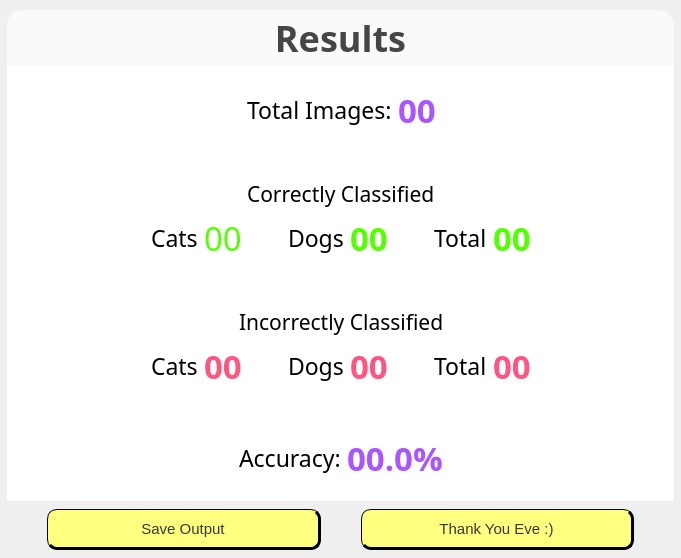
   <widget class="QFrame" name="frame_results">
    <property name="geometry">
     <rect>
      <x>1062</x>
      <y>-3</y>
      <width>681</width>
      <height>558</height>
     </rect>
    </property>
    <property name="minimumSize">
     <size>
      <width>681</width>
      <height>558</height>
     </size>
    </property>
    <property name="maximumSize">
     <size>
      <width>681</width>
      <height>558</height>
     </size>
    </property>
    <property name="styleSheet">
     <string notr="true">QFrame#frame_results{
	background-color: rgb(85, 255, 255);
border-radius: 15px;
border-bottom-right-radius: 0px;
border-top-right-radius: 0px;
}</string>
    </property>
    <layout class="QVBoxLayout" name="verticalLayout_2">
     <property name="spacing">
      <number>0</number>
     </property>
     <property name="leftMargin">
      <number>7</number>
     </property>
     <property name="topMargin">
      <number>10</number>
     </property>
     <property name="rightMargin">
      <number>7</number>
     </property>
     <property name="bottomMargin">
      <number>8</number>
     </property>
     <item>
      <widget class="QLabel" name="label_results">
       <property name="minimumSize">
        <size>
         <width>667</width>
         <height>56</height>
        </size>
       </property>
       <property name="font">
        <font>
         <family>Gill Sans MT Condensed</family>
         <pointsize>27</pointsize>
         <weight>75</weight>
         <bold>true</bold>
        </font>
       </property>
       <property name="styleSheet">
        <string notr="true">border-radius:15px;
border-bottom-left-radius: 0px;
border-bottom-right-radius: 0px;
background-color: rgba(255, 255, 255,0.7);
color: rgb(70, 70, 70);</string>
       </property>
       <property name="text">
        <string>Results</string>
       </property>
       <property name="alignment">
        <set>Qt::AlignCenter</set>
       </property>
      </widget>
     </item>
     <item>
      <widget class="QFrame" name="frame_inside_results">
       <property name="minimumSize">
        <size>
         <width>0</width>
         <height>423</height>
        </size>
       </property>
       <property name="styleSheet">
        <string notr="true">background-color: rgba(255, 255, 255, 1);
border-top-left-radius:0px;
border-top-right-radius:0px;</string>
       </property>
       <property name="frameShape">
        <enum>QFrame::StyledPanel</enum>
       </property>
       <property name="frameShadow">
        <enum>QFrame::Raised</enum>
       </property>
       <layout class="QVBoxLayout" name="verticalLayout_6">
        <property name="topMargin">
         <number>15</number>
        </property>
        <property name="bottomMargin">
         <number>15</number>
        </property>
        <item>
         <spacer name="verticalSpacer_5">
          <property name="orientation">
           <enum>Qt::Vertical</enum>
          </property>
          <property name="sizeHint" stdset="0">
           <size>
            <width>20</width>
            <height>1</height>
           </size>
          </property>
         </spacer>
        </item>
        <item>
         <layout class="QHBoxLayout" name="horizontalLayout_13">
          <item>
           <spacer name="horizontalSpacer_14">
            <property name="orientation">
             <enum>Qt::Horizontal</enum>
            </property>
            <property name="sizeHint" stdset="0">
             <size>
              <width>40</width>
              <height>20</height>
             </size>
            </property>
           </spacer>
          </item>
          <item>
           <layout class="QVBoxLayout" name="verticalLayout_5">
            <item>
             <layout class="QHBoxLayout" name="horizontalLayout_12" stretch="1,0,0,1">
              <item>
               <spacer name="horizontalSpacer_12">
                <property name="orientation">
                 <enum>Qt::Horizontal</enum>
                </property>
                <property name="sizeHint" stdset="0">
                 <size>
                  <width>40</width>
                  <height>20</height>
                 </size>
                </property>
               </spacer>
              </item>
              <item>
               <widget class="QLabel" name="label_total_images">
                <property name="font">
                 <font>
                  <family>HP Simplified</family>
                  <pointsize>17</pointsize>
                 </font>
                </property>
                <property name="text">
                 <string>Total Images:</string>
                </property>
               </widget>
              </item>
              <item>
               <widget class="QLabel" name="label_value_total_images">
                <property name="font">
                 <font>
                  <family>Impact</family>
                  <pointsize>25</pointsize>
                  <weight>75</weight>
                  <bold>true</bold>
                 </font>
                </property>
                <property name="styleSheet">
                 <string notr="true">color: rgb(170, 85, 255);</string>
                </property>
                <property name="text">
                 <string>00</string>
                </property>
               </widget>
              </item>
              <item>
               <spacer name="horizontalSpacer_13">
                <property name="orientation">
                 <enum>Qt::Horizontal</enum>
                </property>
                <property name="sizeHint" stdset="0">
                 <size>
                  <width>40</width>
                  <height>20</height>
                 </size>
                </property>
               </spacer>
              </item>
             </layout>
            </item>
            <item>
             <spacer name="verticalSpacer_3">
              <property name="orientation">
               <enum>Qt::Vertical</enum>
              </property>
              <property name="sizeHint" stdset="0">
               <size>
                <width>20</width>
                <height>40</height>
               </size>
              </property>
             </spacer>
            </item>
            <item>
             <layout class="QVBoxLayout" name="verticalLayout_4">
              <item>
               <layout class="QVBoxLayout" name="verticalLayout_3">
                <item>
                 <layout class="QHBoxLayout" name="horizontalLayout_5" stretch="1,0,1">
                  <item>
                   <spacer name="horizontalSpacer">
                    <property name="orientation">
                     <enum>Qt::Horizontal</enum>
                    </property>
                    <property name="sizeHint" stdset="0">
                     <size>
                      <width>40</width>
                      <height>20</height>
                     </size>
                    </property>
                   </spacer>
                  </item>
                  <item>
                   <widget class="QLabel" name="label_correctly_classified">
                    <property name="font">
                     <font>
                      <family>HP Simplified</family>
                      <pointsize>16</pointsize>
                     </font>
                    </property>
                    <property name="text">
                     <string>Correctly Classified</string>
                    </property>
                   </widget>
                  </item>
                  <item>
                   <spacer name="horizontalSpacer_2">
                    <property name="orientation">
                     <enum>Qt::Horizontal</enum>
                    </property>
                    <property name="sizeHint" stdset="0">
                     <size>
                      <width>40</width>
                      <height>20</height>
                     </size>
                    </property>
                   </spacer>
                  </item>
                 </layout>
                </item>
                <item>
                 <layout class="QHBoxLayout" name="horizontalLayout_4" stretch="0,1,0,1,0">
                  <item>
                   <layout class="QHBoxLayout" name="horizontalLayout">
                    <item>
                     <widget class="QLabel" name="label_cats_correctly_classified">
                      <property name="font">
                       <font>
                        <family>HP Simplified</family>
                        <pointsize>17</pointsize>
                       </font>
                      </property>
                      <property name="text">
                       <string>Cats</string>
                      </property>
                      <property name="alignment">
                       <set>Qt::AlignLeading|Qt::AlignLeft|Qt::AlignVCenter</set>
                      </property>
                     </widget>
                    </item>
                    <item>
                     <widget class="QLabel" name="label_value_correct_cats">
                      <property name="font">
                       <font>
                        <family>Impact</family>
                        <pointsize>25</pointsize>
                        <weight>50</weight>
                        <italic>false</italic>
                        <bold>false</bold>
                       </font>
                      </property>
                      <property name="styleSheet">
                       <string notr="true">font: 25pt &quot;Impact&quot;;
color: rgb(85, 255, 0);</string>
                      </property>
                      <property name="text">
                       <string>00</string>
                      </property>
                      <property name="alignment">
                       <set>Qt::AlignBottom|Qt::AlignLeading|Qt::AlignLeft</set>
                      </property>
                     </widget>
                    </item>
                   </layout>
                  </item>
                  <item>
                   <spacer name="horizontalSpacer_6">
                    <property name="orientation">
                     <enum>Qt::Horizontal</enum>
                    </property>
                    <property name="sizeHint" stdset="0">
                     <size>
                      <width>40</width>
                      <height>20</height>
                     </size>
                    </property>
                   </spacer>
                  </item>
                  <item>
                   <layout class="QHBoxLayout" name="horizontalLayout_2">
                    <item>
                     <widget class="QLabel" name="label_dogs_correctly_classified">
                      <property name="font">
                       <font>
                        <family>HP Simplified</family>
                        <pointsize>17</pointsize>
                       </font>
                      </property>
                      <property name="text">
                       <string>Dogs</string>
                      </property>
                     </widget>
                    </item>
                    <item>
                     <widget class="QLabel" name="label_value_correct_dogs">
                      <property name="font">
                       <font>
                        <family>Impact</family>
                        <pointsize>25</pointsize>
                        <weight>75</weight>
                        <bold>true</bold>
                       </font>
                      </property>
                      <property name="styleSheet">
                       <string notr="true">
color: rgb(85, 255, 0);</string>
                      </property>
                      <property name="text">
                       <string>00</string>
                      </property>
                     </widget>
                    </item>
                   </layout>
                  </item>
                  <item>
                   <spacer name="horizontalSpacer_7">
                    <property name="orientation">
                     <enum>Qt::Horizontal</enum>
                    </property>
                    <property name="sizeHint" stdset="0">
                     <size>
                      <width>40</width>
                      <height>20</height>
                     </size>
                    </property>
                   </spacer>
                  </item>
                  <item>
                   <layout class="QHBoxLayout" name="horizontalLayout_7">
                    <item>
                     <widget class="QLabel" name="label_total_correctly_classified">
                      <property name="font">
                       <font>
                        <family>HP Simplified</family>
                        <pointsize>17</pointsize>
                       </font>
                      </property>
                      <property name="text">
                       <string>Total</string>
                      </property>
                     </widget>
                    </item>
                    <item>
                     <widget class="QLabel" name="label_value_correct_total">
                      <property name="font">
                       <font>
                        <family>Impact</family>
                        <pointsize>25</pointsize>
                        <weight>75</weight>
                        <bold>true</bold>
                       </font>
                      </property>
                      <property name="styleSheet">
                       <string notr="true">
color: rgb(85, 255, 0);</string>
                      </property>
                      <property name="text">
                       <string>00</string>
                      </property>
                     </widget>
                    </item>
                   </layout>
                  </item>
                 </layout>
                </item>
               </layout>
              </item>
              <item>
               <spacer name="verticalSpacer_4">
                <property name="orientation">
                 <enum>Qt::Vertical</enum>
                </property>
                <property name="sizeHint" stdset="0">
                 <size>
                  <width>20</width>
                  <height>40</height>
                 </size>
                </property>
               </spacer>
              </item>
              <item>
               <layout class="QVBoxLayout" name="verticalLayout_7">
                <item>
                 <layout class="QHBoxLayout" name="horizontalLayout_6">
                  <item>
                   <spacer name="horizontalSpacer_8">
                    <property name="orientation">
                     <enum>Qt::Horizontal</enum>
                    </property>
                    <property name="sizeHint" stdset="0">
                     <size>
                      <width>40</width>
                      <height>20</height>
                     </size>
                    </property>
                   </spacer>
                  </item>
                  <item>
                   <widget class="QLabel" name="label_incorrectly_classified">
                    <property name="font">
                     <font>
                      <family>HP Simplified</family>
                      <pointsize>16</pointsize>
                     </font>
                    </property>
                    <property name="text">
                     <string>Incorrectly Classified</string>
                    </property>
                   </widget>
                  </item>
                  <item>
                   <spacer name="horizontalSpacer_9">
                    <property name="orientation">
                     <enum>Qt::Horizontal</enum>
                    </property>
                    <property name="sizeHint" stdset="0">
                     <size>
                      <width>40</width>
                      <height>20</height>
                     </size>
                    </property>
                   </spacer>
                  </item>
                 </layout>
                </item>
                <item>
                 <layout class="QHBoxLayout" name="horizontalLayout_8" stretch="0,1,0,1,0">
                  <item>
                   <layout class="QHBoxLayout" name="horizontalLayout_9">
                    <item>
                     <widget class="QLabel" name="label_cats_incorrectly_classified">
                      <property name="font">
                       <font>
                        <family>HP Simplified</family>
                        <pointsize>17</pointsize>
                       </font>
                      </property>
                      <property name="text">
                       <string>Cats</string>
                      </property>
                      <property name="alignment">
                       <set>Qt::AlignLeading|Qt::AlignLeft|Qt::AlignVCenter</set>
                      </property>
                     </widget>
                    </item>
                    <item>
                     <widget class="QLabel" name="label_value_incorrect_cats">
                      <property name="font">
                       <font>
                        <family>Impact</family>
                        <pointsize>25</pointsize>
                        <weight>75</weight>
                        <bold>true</bold>
                       </font>
                      </property>
                      <property name="styleSheet">
                       <string notr="true">color: rgb(255, 85, 127);</string>
                      </property>
                      <property name="text">
                       <string>00</string>
                      </property>
                      <property name="alignment">
                       <set>Qt::AlignBottom|Qt::AlignLeading|Qt::AlignLeft</set>
                      </property>
                     </widget>
                    </item>
                   </layout>
                  </item>
                  <item>
                   <spacer name="horizontalSpacer_10">
                    <property name="orientation">
                     <enum>Qt::Horizontal</enum>
                    </property>
                    <property name="sizeHint" stdset="0">
                     <size>
                      <width>40</width>
                      <height>20</height>
                     </size>
                    </property>
                   </spacer>
                  </item>
                  <item>
                   <layout class="QHBoxLayout" name="horizontalLayout_10">
                    <item>
                     <widget class="QLabel" name="label_dogs_incorrectly_classified">
                      <property name="font">
                       <font>
                        <family>HP Simplified</family>
                        <pointsize>17</pointsize>
                       </font>
                      </property>
                      <property name="text">
                       <string>Dogs</string>
                      </property>
                     </widget>
                    </item>
                    <item>
                     <widget class="QLabel" name="label_value_incorrect_dogs">
                      <property name="font">
                       <font>
                        <family>Impact</family>
                        <pointsize>25</pointsize>
                        <weight>75</weight>
                        <bold>true</bold>
                       </font>
                      </property>
                      <property name="styleSheet">
                       <string notr="true">color: rgb(255, 85, 127);</string>
                      </property>
                      <property name="text">
                       <string>00</string>
                      </property>
                     </widget>
                    </item>
                   </layout>
                  </item>
                  <item>
                   <spacer name="horizontalSpacer_11">
                    <property name="orientation">
                     <enum>Qt::Horizontal</enum>
                    </property>
                    <property name="sizeHint" stdset="0">
                     <size>
                      <width>40</width>
                      <height>20</height>
                     </size>
                    </property>
                   </spacer>
                  </item>
                  <item>
                   <layout class="QHBoxLayout" name="horizontalLayout_11">
                    <item>
                     <widget class="QLabel" name="label_total_incorrectly_classified">
                      <property name="font">
                       <font>
                        <family>HP Simplified</family>
                        <pointsize>17</pointsize>
                       </font>
                      </property>
                      <property name="text">
                       <string>Total</string>
                      </property>
                     </widget>
                    </item>
                    <item>
                     <widget class="QLabel" name="label_value_incorrect_total">
                      <property name="font">
                       <font>
                        <family>Impact</family>
                        <pointsize>25</pointsize>
                        <weight>75</weight>
                        <bold>true</bold>
                       </font>
                      </property>
                      <property name="styleSheet">
                       <string notr="true">color: rgb(255, 85, 127);
</string>
                      </property>
                      <property name="text">
                       <string>00</string>
                      </property>
                     </widget>
                    </item>
                   </layout>
                  </item>
                 </layout>
                </item>
               </layout>
              </item>
             </layout>
            </item>
            <item>
             <spacer name="verticalSpacer_6">
              <property name="orientation">
               <enum>Qt::Vertical</enum>
              </property>
              <property name="sizeHint" stdset="0">
               <size>
                <width>20</width>
                <height>40</height>
               </size>
              </property>
             </spacer>
            </item>
            <item>
             <layout class="QHBoxLayout" name="horizontalLayout_14" stretch="1,0,0,1">
              <item>
               <spacer name="horizontalSpacer_16">
                <property name="orientation">
                 <enum>Qt::Horizontal</enum>
                </property>
                <property name="sizeHint" stdset="0">
                 <size>
                  <width>40</width>
                  <height>20</height>
                 </size>
                </property>
               </spacer>
              </item>
              <item>
               <widget class="QLabel" name="label_accuracy_result">
                <property name="font">
                 <font>
                  <family>HP Simplified</family>
                  <pointsize>17</pointsize>
                 </font>
                </property>
                <property name="text">
                 <string>Accuracy:</string>
                </property>
               </widget>
              </item>
              <item>
               <widget class="QLabel" name="label_value_accuracy">
                <property name="font">
                 <font>
                  <family>Impact</family>
                  <pointsize>25</pointsize>
                  <weight>75</weight>
                  <bold>true</bold>
                 </font>
                </property>
                <property name="styleSheet">
                 <string notr="true">color: rgb(170, 85, 255);</string>
                </property>
                <property name="text">
                 <string>00.0%</string>
                </property>
               </widget>
              </item>
              <item>
               <spacer name="horizontalSpacer_17">
                <property name="orientation">
                 <enum>Qt::Horizontal</enum>
                </property>
                <property name="sizeHint" stdset="0">
                 <size>
                  <width>40</width>
                  <height>20</height>
                 </size>
                </property>
               </spacer>
              </item>
             </layout>
            </item>
           </layout>
          </item>
          <item>
           <spacer name="horizontalSpacer_15">
            <property name="orientation">
             <enum>Qt::Horizontal</enum>
            </property>
            <property name="sizeHint" stdset="0">
             <size>
              <width>40</width>
              <height>20</height>
             </size>
            </property>
           </spacer>
          </item>
         </layout>
        </item>
        <item>
         <spacer name="verticalSpacer_7">
          <property name="orientation">
           <enum>Qt::Vertical</enum>
          </property>
          <property name="sizeHint" stdset="0">
           <size>
            <width>20</width>
            <height>1</height>
           </size>
          </property>
         </spacer>
        </item>
       </layout>
      </widget>
     </item>
     <item>
      <spacer name="verticalSpacer_8">
       <property name="orientation">
        <enum>Qt::Vertical</enum>
       </property>
       <property name="sizeType">
        <enum>QSizePolicy::Fixed</enum>
       </property>
       <property name="sizeHint" stdset="0">
        <size>
         <width>2</width>
         <height>8</height>
        </size>
       </property>
      </spacer>
     </item>
     <item>
      <layout class="QHBoxLayout" name="horizontalLayout_15">
       <item>
        <spacer name="horizontalSpacer_5">
         <property name="orientation">
          <enum>Qt::Horizontal</enum>
         </property>
         <property name="sizeType">
          <enum>QSizePolicy::Fixed</enum>
         </property>
         <property name="sizeHint" stdset="0">
          <size>
           <width>40</width>
           <height>20</height>
          </size>
         </property>
        </spacer>
       </item>
       <item>
        <widget class="QPushButton" name="pushButton_save_output">
         <property name="minimumSize">
          <size>
           <width>131</width>
           <height>41</height>
          </size>
         </property>
         <property name="font">
          <font>
           <family>Segoe UI</family>
           <pointsize>11</pointsize>
          </font>
         </property>
         <property name="styleSheet">
          <string notr="true">QPushButton {
	color: rgb(56, 56, 56);
	background-color: rgb(255, 255, 127);
	border-color: rgba(0, 0 ,0,0.6);
	border-radius: 10px;
	border: 3px solid;
	border-top: 1px solid;
	border-left: 1px solid;
}

QPushButton:hover{
	background-color: rgb(78, 255, 176);
}
QPushButton:pressed{
	border: 3px solid;
	border-bottom: 1px solid;
	border-right: 1px solid;
}

</string>
         </property>
         <property name="text">
          <string>Save Output</string>
         </property>
        </widget>
       </item>
       <item>
        <spacer name="horizontalSpacer_18">
         <property name="orientation">
          <enum>Qt::Horizontal</enum>
         </property>
         <property name="sizeType">
          <enum>QSizePolicy::Fixed</enum>
         </property>
         <property name="sizeHint" stdset="0">
          <size>
           <width>40</width>
           <height>20</height>
          </size>
         </property>
        </spacer>
       </item>
       <item>
        <widget class="QPushButton" name="pushButton_thankyou">
         <property name="minimumSize">
          <size>
           <width>131</width>
           <height>41</height>
          </size>
         </property>
         <property name="font">
          <font>
           <family>Segoe UI</family>
           <pointsize>11</pointsize>
          </font>
         </property>
         <property name="styleSheet">
          <string notr="true">QPushButton {
	color: rgb(56, 56, 56);
	background-color: rgb(255, 255, 127);
	border-color: rgba(0, 0 ,0,0.6);
	border-radius: 10px;
	border: 3px solid;
	border-top: 1px solid;
	border-left: 1px solid;
}

QPushButton:hover{
	background-color:rgb(255, 197, 248);
}
QPushButton:pressed{
	border: 3px solid;
	border-bottom: 1px solid;
	border-right: 1px solid;
}

</string>
         </property>
         <property name="text">
          <string>Thank You Eve :)</string>
         </property>
        </widget>
       </item>
       <item>
        <spacer name="horizontalSpacer_19">
         <property name="orientation">
          <enum>Qt::Horizontal</enum>
         </property>
         <property name="sizeType">
          <enum>QSizePolicy::Fixed</enum>
         </property>
         <property name="sizeHint" stdset="0">
          <size>
           <width>40</width>
           <height>20</height>
          </size>
         </property>
        </spacer>
       </item>
      </layout>
     </item>
    </layout>
   </widget>
